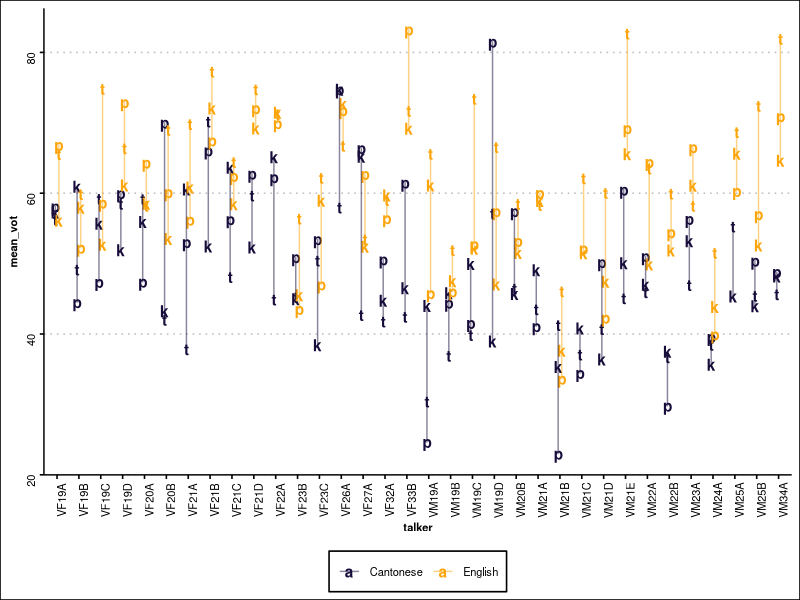
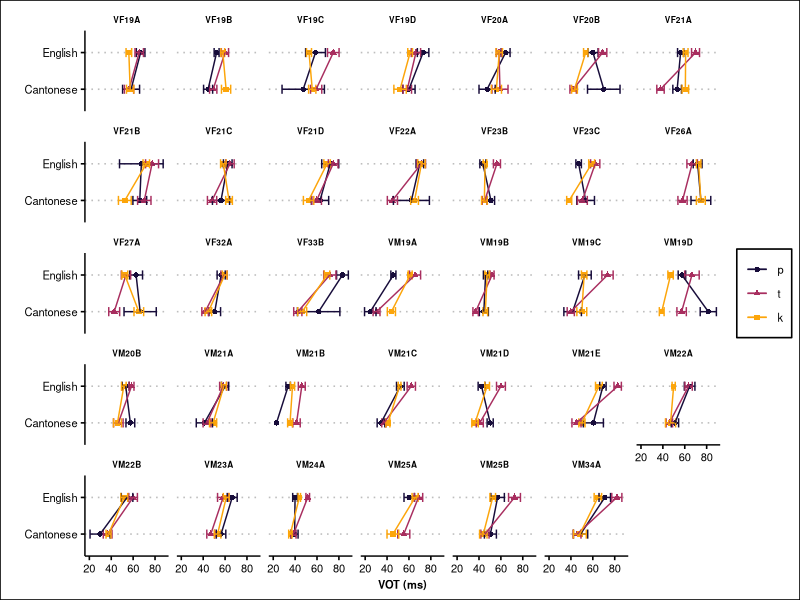
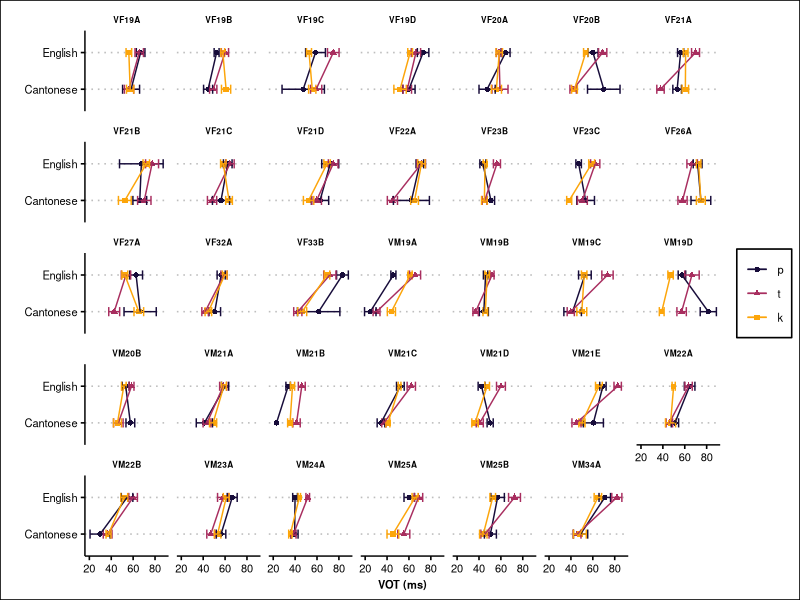

Here is the R script that generated these plots, in order: (Note: this script raises an error after producing the figures.)
## ---- chunk 1
knitr::opts_chunk$set(echo = TRUE)
## ---- chunk 2
library(tidyverse)
library(ggthemes)

theme_set(
  theme_clean() + 
  theme(
      legend.title = element_blank(),
      legend.text = element_text(size=8),
      legend.position = 'bottom',
      axis.title.x = element_text(size = 8, face='bold'),
      axis.title.y = element_text(size = 8, face='bold'),
      axis.text.x = element_text(size = 8),
      axis.text.y = element_text(size = 8),
      strip.text = element_text(size = 8, face='bold'),
      )
  )
## ---- chunk 3
df <- read_csv('ptk_clean_20210331.csv')
head(df)
## ---- chunk 4
df %>%
  group_by(talker, segment, language) %>%
  summarise(mv = mean(vot_ms)) %>%
  ungroup() %>%
  pivot_wider(names_from = 'segment', values_from = 'mv') %>%
  ungroup() %>%
  drop_na() %>%
  group_by(language) %>%
  summarise(
    pt = sum(p<t)/n(), 
    tk = sum(t<k)/n(), 
    pk = sum(p<k)/n(),
    n=n()
    )
## ---- chunk 5
df %>%
  group_by(talker, segment, language) %>%
  summarise(mv = mean(vot_ms), n=n()) %>%
  filter(n>=10) %>%
  select(talker, segment, language, mv) %>%
  ungroup() %>%
  pivot_wider(names_from = 'segment', values_from = 'mv') %>%
  ungroup() %>%
  drop_na() %>%
  group_by(language) %>%
  summarise(
    pt = sum(p<t)/n(), 
    tk = sum(t<k)/n(), 
    pk = sum(p<k)/n(),
    n=n()
    )
## ---- chunk 6
df %>%
  group_by(talker, segment, language) %>%
  summarise(n = n()) %>%
  ungroup() %>%
  group_by(language, segment) %>%
  summarise(min(n), mean(n), max(n))
## ---- chunk 7
df %>%
  group_by(talker, language, segment) %>%
  summarise(mean_vot = mean(vot_ms), sd_vot = sd(vot_ms), n=n()) %>%
  ungroup() %>%
  ggplot(aes(y=mean_vot, x=talker, color=language, label=segment)) +
    geom_text(fontface='bold', position=position_dodge(width = 0.33)) +
    geom_line(alpha=0.5, position=position_dodge(width = 0.33)) +
    scale_color_viridis_d(option = 'inferno', begin = 0.1, end = 0.8) +
    theme(
      axis.text = element_text(angle=90)
    )

# ggsave('ordrel.png', height=10, width = 5, units='in')
## ---- chunk 8
std.error <- function(x, na.rm = T) {
  sqrt(var(x, na.rm = na.rm)/length(x[complete.cases(x)]))
}

df$segment <- as_factor(df$segment)
df$segment <- forcats::fct_relevel(df$segment, 'p','t','k')
levels(df$segment)
## ---- chunk 9
df %>%
  group_by(talker, language, segment) %>%
  summarise(mean_vot = mean(vot_ms), se_vot = std.error(vot_ms), n=n()) %>%
  ungroup() %>%
  ggplot(aes(y=language, x=mean_vot, shape=segment, color=segment)) +
    geom_point() +
    geom_errorbar(position = "identity", width = .25, aes(xmin = mean_vot-se_vot, xmax = mean_vot+se_vot)) +
    geom_line(aes(group=segment)) +
    scale_color_viridis_d(option = 'inferno', begin = 0.1, end = 0.8) +
    facet_wrap(~talker, ncol=7)+
    labs(y="",  x="VOT (ms)") + 
    theme(
      strip.text = element_text(size=6),
      legend.position = 'right'
    )

ggsave('ptk_vot_individuals2.png', height = 3, width = 8, units='in')
## ---- chunk 10
rdf %>%
  group_by(talker, language, segment) %>%
  summarise(mean_vot = mean(residual_vot_ms), se_vot = std.error(residual_vot_ms), n=n()) %>%
  ungroup() %>%
  ggplot(aes(y=language, x=mean_vot, shape=segment, color=segment)) +
    geom_point() +
    geom_errorbar(position = "identity", width = .25, aes(xmin = mean_vot-se_vot, xmax = mean_vot+se_vot)) +
    geom_line(aes(group=segment)) +
    scale_color_viridis_d(option =, begin = 0.1, end = 0.8) +
    facet_wrap(~talker, ncol=6)+
    labs(y="",  x="VOT (ms)") + 
    theme(
      strip.text = element_text(size=6)
    )

## ---- chunk 11
rdf %>%
  group_by(talker, segment, language) %>%
  summarise(mv = mean(residual_vot_ms)) %>%
  ungroup() %>%
  pivot_wider(names_from = 'segment', values_from = 'mv') %>%
  ungroup() %>%
  drop_na() %>%
  group_by(language) %>%
  summarise(
    pt = sum(p<t)/n(), 
    tk = sum(t<k)/n(), 
    pk = sum(p<k)/n(),
    n=n()
    )
